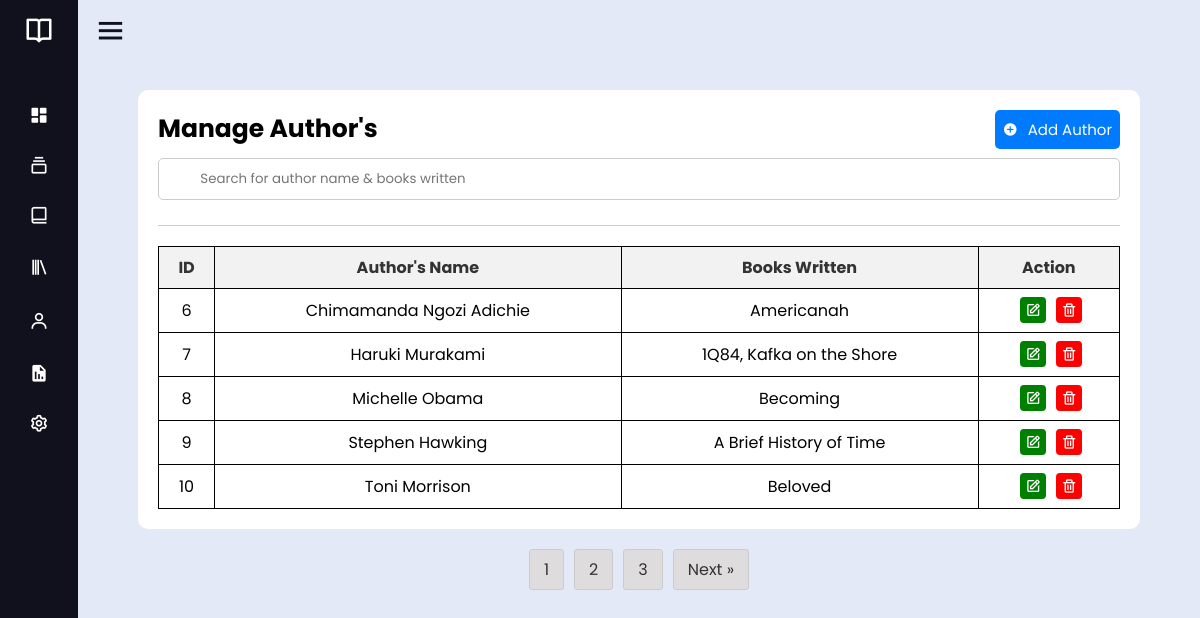
The page /admin/author.php (signed in) on the database its author committed.
### tables this page shows
CREATE TABLE `author` (
  `id` int(11) NOT NULL,
  `author_name` varchar(100) NOT NULL,
  `book_title` varchar(100) DEFAULT NULL
);

### admin/author.php (the view, shortened to what this page needs)
<?php
$servername = "localhost";
$username = "root";
$password = "";
$dbname = "lib_sys";
$conn = new mysqli($servername, $username, $password, $dbname);
$sql = "SELECT COUNT(*) as total FROM author";
$result = mysqli_query($conn, $sql);
$row = mysqli_fetch_assoc($result);
$totalRecords = $row['total'];
$recordsPerPage = 5;
$totalPages = ceil($totalRecords / $recordsPerPage);
$currentpage = isset($_GET['page']) ? $_GET['page'] : 1;
$offset = ($currentpage - 1) * $recordsPerPage;
if ($_SERVER["REQUEST_METHOD"] == "POST") {
    $search = $_POST["search"];
    $sql = "SELECT author.id, author.author_name, GROUP_CONCAT(books.book_title SEPARATOR ', ') AS book_title
            FROM author
            LEFT JOIN books ON author.id = books.author_id
            WHERE author.author_name LIKE '%$search%' OR books.book_title LIKE '%$search%'
            GROUP BY author.id
            LIMIT $offset, $recordsPerPage";
    $result = mysqli_query($conn, $sql);
} else {
    $sql = "SELECT author.id, author.author_name, GROUP_CONCAT(books.book_title SEPARATOR ', ') AS book_title
            FROM author
            LEFT JOIN books ON author.id = books.author_id
            GROUP BY author.id
            LIMIT $offset, $recordsPerPage";
    $result = mysqli_query($conn, $sql);
}
?>
<!DOCTYPE html>
<html lang="en">
<head>
    <link rel="stylesheet" href="../css/course.css">
    <link rel="stylesheet" href="../css/course-year.css">
    <link rel="stylesheet" href="../css/pagination.css">
    <link href='https://unpkg.com/boxicons@2.0.7/css/boxicons.min.css' rel='stylesheet'>
    <link href="https://cdn.lineicons.com/3.0/lineicons.css" rel="stylesheet" />
</head>
<body>
    <?php include 'sidebar.php';?>
    <div class="course-management">
    <div class="title">Manage Author's
    <a href="insert-author.php">
    <button class="add-btn"><i class='bx bxs-plus-circle'></i>Add Author</button>
    </a>
        </div>
        <div class="search-bar">
                <form method="post" action="">
                    <i class="lni lni-magnifier" style="position: absolute; color: gray; padding-left: 90px; padding-top: 12px; left: 0px;"></i>
                    <input type="text" id="search-info" name="search" placeholder="&nbsp; &nbsp; &nbsp; Search for author name & books written" class="left-align input-field">
                </form>
            </div>
            <br>
        <div class="line"></div>
        <?php
        if (mysqli_num_rows($result) == 0) {
         echo '<p>Sorry, There is no results found.</p>';
        } else {
        echo '<table>';
        echo '<tr>';
        echo '<th>ID</th>';
        echo '<th>Author&apos;s Name</th>';
        echo '<th>Books Written</th>';
        echo '<th>Action</th>';
        echo '</tr>';
        while ($row = mysqli_fetch_array($result)) {
            echo '<tr>';
            echo '<td>' . $row['id'] . '</td>';
            echo '<td>' . $row['author_name'] . '</td>';
            echo '<td>' . ($row['book_title'] ? $row['book_title'] : '--') . '</td>';
            echo '<td>';
            echo '<a href="edit-author.php?id=' . $row['id'] . '"><i class="bx bx-edit"></i></a>';
            echo '<a href="delete-author.php?id=' . $row['id'] . '" onclick="return confirm(\'Are you sure you want to delete this record?\');"><i class="bx bx-trash"></i></a>';
            echo '</td>';
            echo '</tr>';
        }
        echo '</table>';
    }
        ?>
    </div>
    <div class="pagination">
        <ul>
            <?php
            for ($i = 1; $i <= $totalPages; $i++) {
                echo '<li><a href="?page=' . $i . '">' . $i . '</a></li>';
            }
            if ($currentpage < $totalPages) {
                echo '<li><a href="?page=' . ($currentpage + 1) . '">Next &raquo;</a></li>';
            }
            ?>
        </ul>
    </div>
</body>
</html>

### css/course.css (style rules this page uses)
* { font-family: 'Poppins', sans-serif; }
.course-management { background-color: #fff; border-radius: 10px; padding: 20px; margin-left: 60px; margin-right: 60px; margin-top: 30px; }
.title { font-size: 25px; margin-bottom: 10px; font-weight: bold; }
.line { height: 1px; background-color: #ccc; margin-bottom: 20px; }
input[type="text"], input[type="email"], input[type="number"], input[type="file"], input[type="password"] { padding: 10px; border-radius: 5px; border: 1px solid #ccc; width: 100%; }
.add-btn { display: flex; float: right; align-items: center; justify-content: center; padding: 8px; font-size: 15px; border: none; border-radius: 5px; color: #fff; background-color: #007bff; transition: all 0.3s ease; cursor: pointer; margin-left: 10px; }
.add-btn i { margin-right: 10px; }

### css/course-year.css (style rules this page uses)
table { border-collapse: collapse; border: 1px solid #000; width: 100%; margin-top: 20px; }
th, td { text-align: center; padding: 8px; font-size: 16px; border: 1px solid #000; }
th { background-color: #f2f2f2; color: #333; }
.pagination { margin-top: 20px; text-align: center; }
.pagination ul { display: inline-block; padding: 0; margin: 0; }
.pagination li { display: inline; margin: 0 5px; }
.pagination a { color: #333; padding: 5px 10px; border-radius: 3px; text-decoration: none; }
.bx { border-radius: 0; }
.bx-edit { color: white; background-color: green; padding: 5px; border-radius: 4px; margin-right: 5px; margin-left: 5px; }
.bx-trash { color: white; background-color: red; padding: 5px; border-radius: 4px; margin-left: 5px; }

### css/pagination.css (style rules this page uses)
.pagination { display: flex; justify-content: center; margin-top: 20px; }
.pagination ul { list-style-type: none; margin: 0; padding: 0; display: flex; }
.pagination ul li { display: inline; margin: 0 5px; }
.pagination ul li a { display: block; padding: 7px 14px; background-color: #dedcdc; color: #333; text-decoration: none; border: 1px solid #ccc; transition: background-color 0.3s ease; }

### css/navigation.css (style rules this page uses)
* { margin: 0; padding: 0; box-sizing: border-box; font-family: 'Poppins', sans-serif; }

### admin/author.php (style rules this page uses)
.left-align::placeholder { text-align: left !important; padding-left: 10px !important; }
.input-field { text-align: center !important; color: gray; }

### rows shown on the page
author: id "6", author_name "Chimamanda Ngozi Adichie", book_title "Americanah"
author: id "7", author_name "Haruki Murakami", book_title "1Q84, Kafka on the Shore"
author: id "8", author_name "Michelle Obama", book_title "Becoming"
author: id "9", author_name "Stephen Hawking", book_title "A Brief History of Time"
author: id "10", author_name "Toni Morrison", book_title "Beloved"
